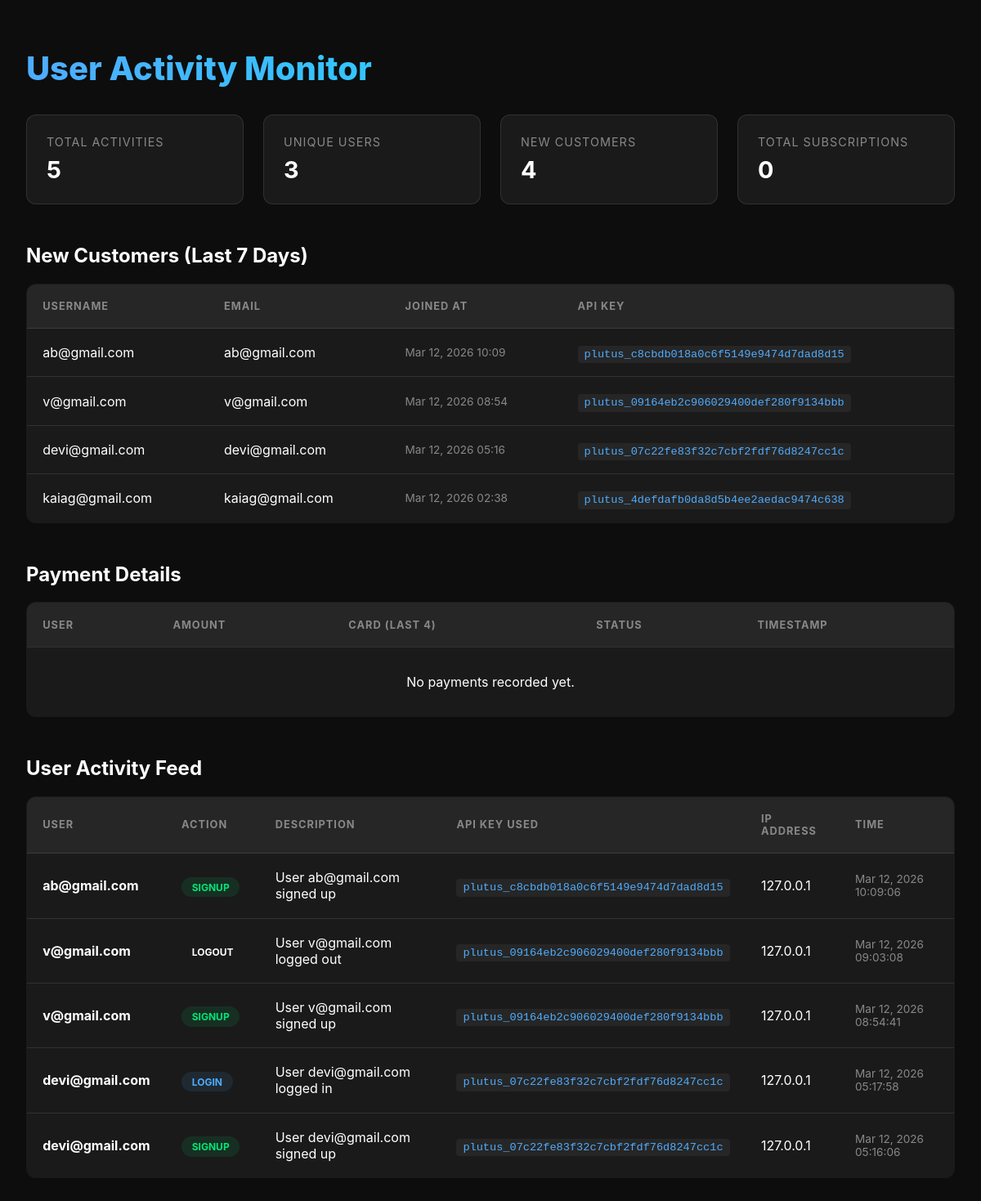
Before: / with the older database file.
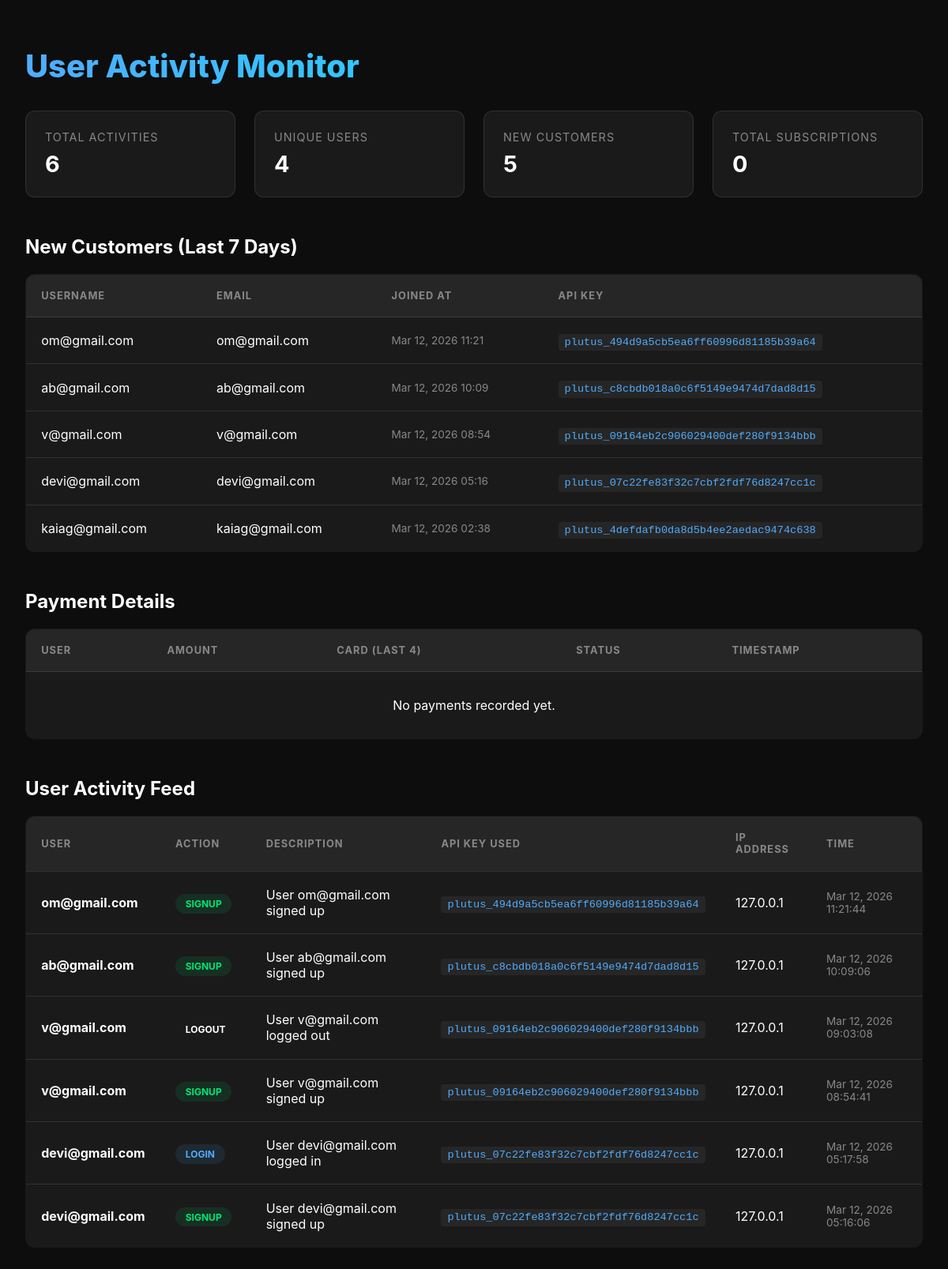
After: the same page with the newer database file.
### users/models.py (models this page shows, shortened)
class User(AbstractUser):
    phone = models.CharField(max_length=15, blank=True, null=True)
    api_key = models.CharField(max_length=50, blank=True, null=True, unique=True)
    created_at = models.DateTimeField(auto_now_add=True)
    updated_at = models.DateTimeField(auto_now=True)
    class Meta:
        db_table = 'users'

class UserActivity(models.Model):
    ACTION_CHOICES = [
        ('SIGNUP', 'User Signup'),
        ('LOGIN', 'User Login'),
        ('LOGOUT', 'User Logout'),
        ('ADD_STOCK', 'Added Stock to Portfolio'),
        ('REMOVE_STOCK', 'Removed Stock from Portfolio'),
        ('VIEW_STOCKS', 'Viewed Sector Stocks'),
        ('VIEW_PORTFOLIO', 'Viewed Portfolio'),
        ('VIEW_METALS', 'Viewed Metals Prices'),
        ('API_ACCESS', 'Accessed API Endpoint'),
    ]
    user = models.ForeignKey(User, on_delete=models.CASCADE, related_name='activities', null=True, blank=True)
    action = models.CharField(max_length=50, choices=ACTION_CHOICES)
    description = models.TextField(blank=True, null=True)
    api_key_used = models.CharField(max_length=100, blank=True, null=True)
    ip_address = models.GenericIPAddressField(null=True, blank=True)
    timestamp = models.DateTimeField(auto_now_add=True)
    class Meta:
        db_table = 'user_activities'
        ordering = ['-timestamp']

### users/views.py (the view)
# urls.py: path('', activity_dashboard, name='root_dashboard'),
def activity_dashboard(request):
    activities = UserActivity.objects.all().select_related('user')
    total_count = activities.count()
    unique_users_count = activities.values('user').distinct().count()
    last_week = datetime.now() - timedelta(days=7)
    from .models import User
    new_customers = User.objects.filter(date_joined__gte=last_week).order_by('-date_joined')
    payments = PaymentRecord.objects.all().select_related('user').order_by('-timestamp')
    subscriptions = NewsletterSubscription.objects.all().order_by('-subscribed_at')
    context = {
        'activities': activities,
        'total_count': total_count,
        'unique_users_count': unique_users_count,
        'new_customers': new_customers,
        'payments': payments,
        'subscriptions': subscriptions
    }
    return render(request, 'users/activity_dashboard.html', context)

### users/templates/users/activity_dashboard.html (shortened to what the changed rows need)
<!DOCTYPE html>
<html lang="en">
<head>
</head>
<body>
    <div class="container">
        <h1>User Activity Monitor</h1>
        <div class="stats-grid">
            <div class="stat-card">
                <div class="stat-label">Total Activities</div>
                <div class="stat-value">{{ total_count }}</div>
            </div>
            <div class="stat-card">
                <div class="stat-label">Unique Users</div>
                <div class="stat-value">{{ unique_users_count }}</div>
            </div>
            <div class="stat-card">
                <div class="stat-label">New Customers</div>
                <div class="stat-value">{{ new_customers.count }}</div>
            </div>
        </div>
        <h2 style="margin-top: 3rem;">New Customers (Last 7 Days)</h2>
        <table class="activity-table" style="margin-bottom: 3rem;">
            <thead>
                <tr>
                    <th>Username</th>
                    <th>Email</th>
                    <th>Joined At</th>
                    <th>API Key</th>
                </tr>
            </thead>
            <tbody>
                {% for customer in new_customers %}
                <tr>
                    <td>{{ customer.username }}</td>
                    <td>{{ customer.email }}</td>
                    <td class="timestamp">{{ customer.date_joined|date:"M d, Y H:i" }}</td>
                    <td><span class="api-key">{{ customer.api_key|default:"None" }}</span></td>
                </tr>
                {% empty %}
                <tr><td colspan="4" style="text-align: center; padding: 2rem;">No new customers this week.</td></tr>
                {% endfor %}
            </tbody>
        </table>
        <h2>Payment Details</h2>
        <table class="activity-table" style="margin-bottom: 3rem;">
            <thead>
                <tr>
                    <th>User</th>
                    <th>Amount</th>
                    <th>Card (Last 4)</th>
                    <th>Status</th>
                    <th>Timestamp</th>
                </tr>
            </thead>
        </table>
        <h2>User Activity Feed</h2>
        <table class="activity-table">
            <thead>
                <tr>
                    <th>User</th>
                    <th>Action</th>
                    <th>Description</th>
                    <th>API Key Used</th>
                    <th>IP Address</th>
                    <th>Time</th>
                </tr>
            </thead>
            <tbody>
                {% for activity in activities %}
                <tr>
                    <td><strong>{{ activity.user.email|default:"Anonymous" }}</strong></td>
                    <td>
                        <span class="action-badge badge-{{ activity.action|lower|default:'default' }}">
                            {{ activity.action }}
                        </span>
                    </td>
                    <td>{{ activity.description }}</td>
                    <td><span class="api-key">{{ activity.api_key_used|default:"N/A" }}</span></td>
                    <td>{{ activity.ip_address|default:"Unknown" }}</td>
                    <td class="timestamp">{{ activity.timestamp|date:"M d, Y H:i:s" }}</td>
                </tr>
                {% empty %}
                <tr>
                    <td colspan="6" style="text-align: center; padding: 3rem; color: var(--text-secondary);">
                        No activities recorded yet.
                    </td>
                </tr>
                {% endfor %}
            </tbody>
        </table>
    </div>
</body>
</html>

Changed rows visible on the page:
added User: username "om@gmail.com", email "om@gmail.com", date_joined "Mar 12, 2026 11:21", api_key "plutus_494d9a5cb5ea6ff60996d81185b39a64"
added UserActivity: user.email "om@gmail.com", action "SIGNUP", description "User om@gmail.com signed up", api_key_used "plutus_494d9a5cb5ea6ff60996d81185b39a64", ip_address "127.0.0.1", timestamp "Mar 12, 2026 11:21:44"
Other visible differences:
{{ total_count }}: "5" → "6"
{{ unique_users_count }}: "3" → "4"
{{ new_customers.count }}: "4" → "5"
